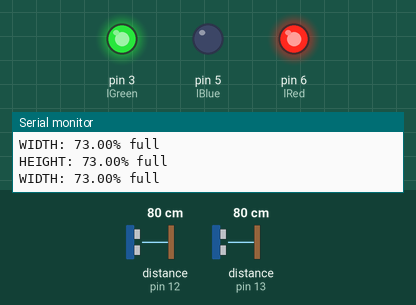
Recording of a sketch running on a simulated Arduino Uno, built with avr-gcc and run on an emulated ATmega328P. Shown: output pins drawn as LEDs (lit = HIGH), the last lines printed to the serial monitor. Wiring (inferred from the names in the program): 2 × ultrasonic range finder: trigger pin 10, echo pin 13 / trigger pin 11, echo pin 12. The inputs (shaded band) are chosen by the test bench; at power-on: distance to the obstacle (sensors on pin 12, pin 13) 80 cm. The echo pulse lasts 58.3 µs per cm; pins used as bus, display or sensor lines are not drawn.

Above: at 1.3 s.
1.4 s: distance to the obstacle (sensor on pin 12) set to 44 cm
2.9 s: distance to the obstacle (sensor on pin 12) set to 38 cm
At 3.7 s:
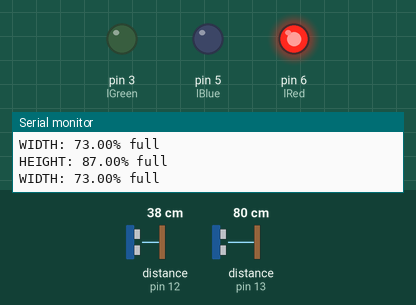
4.5 s: distance to the obstacle (sensor on pin 12) set to 299 cm
At 5.2 s:
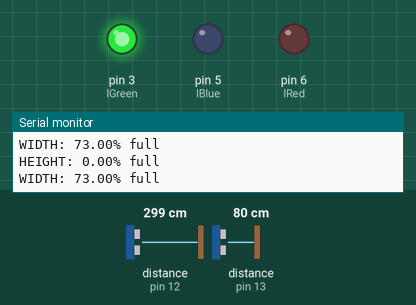
6.1 s: distance to the obstacle (sensor on pin 12) set to 283 cm
7.6 s: distance to the obstacle (sensor on pin 12) set to 274 cm
At 8.9 s:
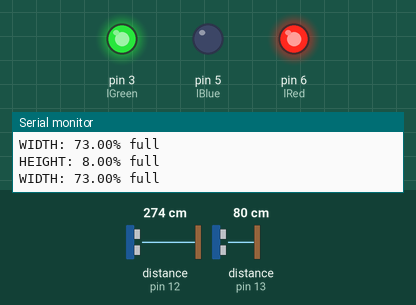
9.2 s: distance to the obstacle (sensor on pin 12) set to 2 cm
At 9.8 s:
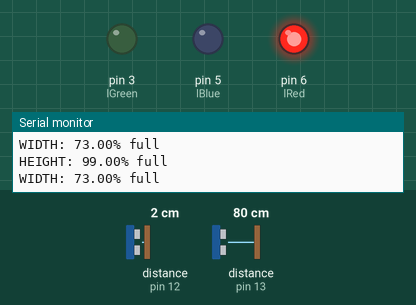
Timing chart, 0 to 11.8 s (numbered marks = the images above; inputs shaded):
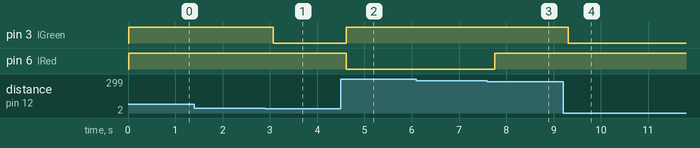

Measured:
- the behaviour switches between 41 and 40 cm on distance to the obstacle (sensor on pin 12) (found by bisection; images 0 and 1)
- the behaviour switches between 279 and 278 cm on distance to the obstacle (sensor on pin 12) (found by bisection; images 2 and 3)
- after the input at 2.9 s, pin 3 (lGreen): HIGH → LOW after 0.17 s
- after the input at 4.5 s, pin 3 (lGreen): LOW → HIGH after 0.12 s; pin 6 (lRed): HIGH → LOW after 0.12 s
- after the input at 7.6 s, pin 6 (lRed): LOW → HIGH after 0.16 s
- after the input at 9.2 s, pin 3 (lGreen): HIGH → LOW after 0.11 s

The sketch:

trashly.ino
```cpp
int trigPin1 = 11;
int echoPin1 = 12;

int trigPin2 = 10;
int echoPin2 = 13;
long cm1, cm2;

int bucketHeight = 300;
int bucketWidth = 200;

int lRed = 6;
int lGreen = 3;
int lBlue = 5;

void setup() {
  Serial.begin (9600);

  pinMode(trigPin1, OUTPUT);
  pinMode(echoPin1, INPUT);

  pinMode(trigPin2, OUTPUT);
  pinMode(echoPin2, INPUT);

  pinMode(lRed, OUTPUT);
  pinMode(lGreen, OUTPUT);
  pinMode(lBlue, OUTPUT);
}

long read(int trigger, int echo) {
  digitalWrite(trigger, LOW);
  delayMicroseconds(5);
  digitalWrite(trigger, HIGH);
  delayMicroseconds(10);
  digitalWrite(trigger, LOW);

  pinMode(echo, INPUT);
  return pulseIn(echo, HIGH);
}

long getCm(long duration) {
  return (duration/2) / 29.1;
}

float getPercent(int maxDistance, long measured) {
  Serial.print("");

  if (measured > maxDistance) {
    return 100;
  }
  if (measured < 0) {
    return 0;
  }
  return (1 - (float(measured) / float(maxDistance))) * 100.0;
}

void printValues(String type, float percent) {
  Serial.print(type);
  Serial.print(": ");
  Serial.print(percent);
  Serial.print("% full");
  Serial.println();
}

void loop() {
  cm1 = getCm(read(trigPin1, echoPin1));
  int perc1 = getPercent(bucketHeight, cm1);
  printValues(String("HEIGHT"), perc1);

  cm2 = getCm(read(trigPin2, echoPin2));
  int perc2 = getPercent(bucketHeight, cm2);
  printValues(String("WIDTH"), perc2);

  int comp = (perc1 + perc2) / 2;

  if (comp >= 80) {
    digitalWrite(lRed, 255);
    digitalWrite(lGreen, 0);
    digitalWrite(lBlue, 0);
  } else if (comp >= 40) {
    digitalWrite(lRed, 255);
    digitalWrite(lGreen, 255);
    digitalWrite(lBlue, 0);
  } else {
    digitalWrite(lRed, 0);
    digitalWrite(lGreen, 255);
    digitalWrite(lBlue, 0);
  }

  delay(500);
}
```
